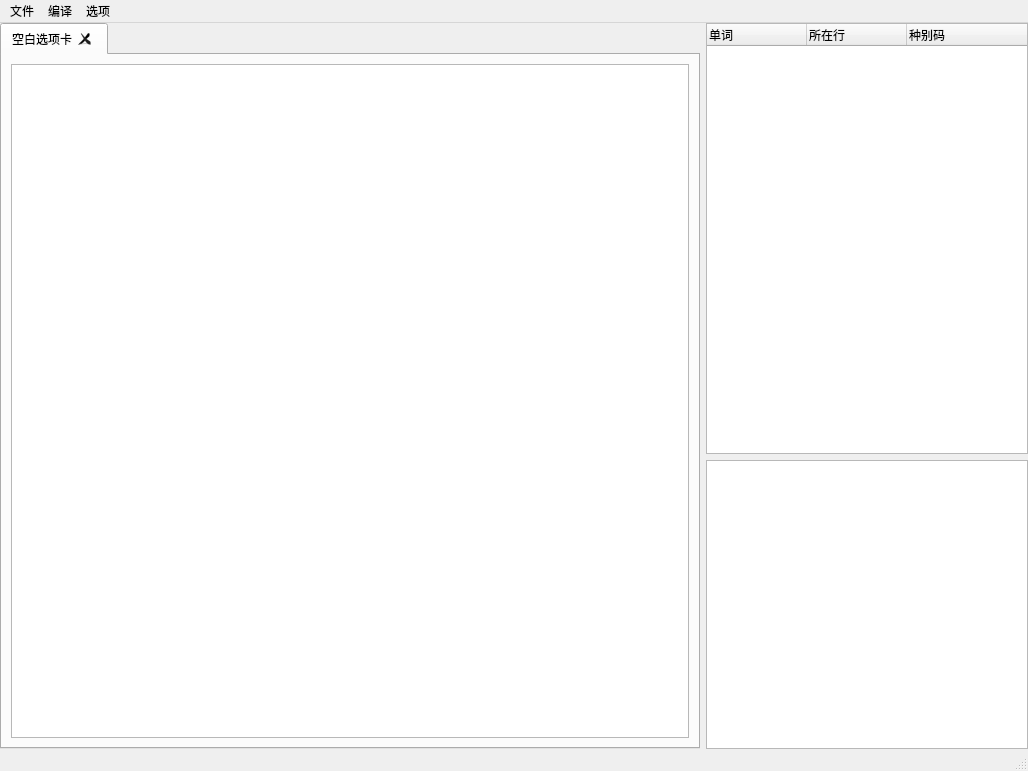
<?xml version="1.0" encoding="UTF-8"?>
<ui version="4.0">
 <class>MainWindow</class>
 <widget class="QMainWindow" name="MainWindow">
  <property name="geometry">
   <rect>
    <x>0</x>
    <y>0</y>
    <width>1028</width>
    <height>771</height>
   </rect>
  </property>
  <property name="windowTitle">
   <string>MainWindow</string>
  </property>
  <widget class="QWidget" name="centralwidget">
   <layout class="QHBoxLayout" name="horizontalLayout" stretch="0,1">
    <property name="leftMargin">
     <number>0</number>
    </property>
    <property name="topMargin">
     <number>0</number>
    </property>
    <property name="rightMargin">
     <number>0</number>
    </property>
    <property name="bottomMargin">
     <number>0</number>
    </property>
    <item>
     <widget class="QTabWidget" name="tabWidget">
      <property name="minimumSize">
       <size>
        <width>700</width>
        <height>550</height>
       </size>
      </property>
      <property name="currentIndex">
       <number>0</number>
      </property>
      <property name="tabsClosable">
       <bool>true</bool>
      </property>
      <property name="movable">
       <bool>false</bool>
      </property>
      <property name="tabBarAutoHide">
       <bool>false</bool>
      </property>
      <widget class="QWidget" name="tab_0">
       <property name="minimumSize">
        <size>
         <width>0</width>
         <height>0</height>
        </size>
       </property>
       <attribute name="title">
        <string>空白选项卡</string>
       </attribute>
       <layout class="QVBoxLayout" name="verticalLayout_0">
        <item>
         <widget class="QTextEdit" name="textEdit_0">
          <property name="lineWrapMode">
           <enum>QTextEdit::NoWrap</enum>
          </property>
         </widget>
        </item>
       </layout>
      </widget>
     </widget>
    </item>
    <item>
     <layout class="QVBoxLayout" name="verticalLayout" stretch="0,0">
      <property name="spacing">
       <number>6</number>
      </property>
      <item>
       <widget class="QTreeWidget" name="treeWidget">
        <property name="minimumSize">
         <size>
          <width>320</width>
          <height>431</height>
         </size>
        </property>
        <column>
         <property name="text">
          <string>单词</string>
         </property>
        </column>
        <column>
         <property name="text">
          <string>所在行</string>
         </property>
        </column>
        <column>
         <property name="text">
          <string>种别码</string>
         </property>
        </column>
       </widget>
      </item>
      <item>
       <widget class="QListWidget" name="listWidget"/>
      </item>
     </layout>
    </item>
   </layout>
  </widget>
  <widget class="QMenuBar" name="menubar">
   <property name="geometry">
    <rect>
     <x>0</x>
     <y>0</y>
     <width>1028</width>
     <height>23</height>
    </rect>
   </property>
   <widget class="QMenu" name="menu">
    <property name="title">
     <string>文件</string>
    </property>
    <addaction name="actionNewFile"/>
    <addaction name="actionOpenFile"/>
    <addaction name="actionSaveFile"/>
   </widget>
   <widget class="QMenu" name="menu_2">
    <property name="title">
     <string>编译</string>
    </property>
    <addaction name="actionLexer"/>
    <addaction name="actionAutoLexer"/>
   </widget>
   <widget class="QMenu" name="menu_3">
    <property name="title">
     <string>选项</string>
    </property>
    <widget class="QMenu" name="menuwai">
     <property name="title">
      <string>外观</string>
     </property>
    </widget>
    <addaction name="menuwai"/>
    <addaction name="actionSetting"/>
    <addaction name="actionHelp"/>
   </widget>
   <addaction name="menu"/>
   <addaction name="menu_2"/>
   <addaction name="menu_3"/>
  </widget>
  <widget class="QStatusBar" name="statusBar"/>
  <action name="actionOpenFile">
   <property name="icon">
    <iconset resource="img.qrc">
     <normaloff>:/png/img/IcoMoon-Free-master/PNG/16px/049-folder-open.png</normaloff>:/png/img/IcoMoon-Free-master/PNG/16px/049-folder-open.png</iconset>
   </property>
   <property name="text">
    <string>打开</string>
   </property>
   <property name="shortcut">
    <string>Ctrl+O</string>
   </property>
  </action>
  <action name="actionSaveFile">
   <property name="icon">
    <iconset resource="img.qrc">
     <normaloff>:/png/img/IcoMoon-Free-master/PNG/16px/099-floppy-disk.png</normaloff>:/png/img/IcoMoon-Free-master/PNG/16px/099-floppy-disk.png</iconset>
   </property>
   <property name="text">
    <string>保存</string>
   </property>
   <property name="shortcut">
    <string>Ctrl+S</string>
   </property>
  </action>
  <action name="actionNewFile">
   <property name="icon">
    <iconset resource="img.qrc">
     <normaloff>:/png/img/IcoMoon-Free-master/PNG/16px/039-file-text2.png</normaloff>:/png/img/IcoMoon-Free-master/PNG/16px/039-file-text2.png</iconset>
   </property>
   <property name="text">
    <string>新建</string>
   </property>
   <property name="shortcut">
    <string>Ctrl+N</string>
   </property>
  </action>
  <action name="actionLexer">
   <property name="icon">
    <iconset resource="img.qrc">
     <normaloff>:/png/img/IcoMoon-Free-master/PNG/16px/007-pencil2.png</normaloff>:/png/img/IcoMoon-Free-master/PNG/16px/007-pencil2.png</iconset>
   </property>
   <property name="text">
    <string>词法分析</string>
   </property>
   <property name="shortcut">
    <string>Alt+Q</string>
   </property>
  </action>
  <action name="actionRun">
   <property name="icon">
    <iconset resource="img.qrc">
     <normaloff>:/png/img/IcoMoon-Free-master/PNG/16px/278-play2.png</normaloff>:/png/img/IcoMoon-Free-master/PNG/16px/278-play2.png</iconset>
   </property>
   <property name="text">
    <string>运行</string>
   </property>
   <property name="shortcut">
    <string>Alt+W</string>
   </property>
  </action>
  <action name="actionCompileAndRun">
   <property name="icon">
    <iconset resource="img.qrc">
     <normaloff>:/png/img/IcoMoon-Free-master/PNG/16px/023-pacman.png</normaloff>:/png/img/IcoMoon-Free-master/PNG/16px/023-pacman.png</iconset>
   </property>
   <property name="text">
    <string>编译并运行</string>
   </property>
   <property name="shortcut">
    <string>Alt+E</string>
   </property>
  </action>
  <action name="actionSetting">
   <property name="icon">
    <iconset resource="img.qrc">
     <normaloff>:/png/img/IcoMoon-Free-master/PNG/16px/149-cog.png</normaloff>:/png/img/IcoMoon-Free-master/PNG/16px/149-cog.png</iconset>
   </property>
   <property name="text">
    <string>设置</string>
   </property>
   <property name="shortcut">
    <string>Ctrl+Shift+S</string>
   </property>
  </action>
  <action name="actionHelp">
   <property name="icon">
    <iconset resource="img.qrc">
     <normaloff>:/png/img/IcoMoon-Free-master/PNG/16px/266-question.png</normaloff>:/png/img/IcoMoon-Free-master/PNG/16px/266-question.png</iconset>
   </property>
   <property name="text">
    <string>帮助</string>
   </property>
   <property name="shortcut">
    <string>Ctrl+Shift+H</string>
   </property>
  </action>
  <action name="actionAutoLexer">
   <property name="icon">
    <iconset resource="img.qrc">
     <normaloff>:/png/img/IcoMoon-Free-master/PNG/16px/009-pen.png</normaloff>:/png/img/IcoMoon-Free-master/PNG/16px/009-pen.png</iconset>
   </property>
   <property name="text">
    <string>自动词法分析</string>
   </property>
  </action>
 </widget>
 <resources>
  <include location="img.qrc"/>
 </resources>
 <connections/>
</ui>
